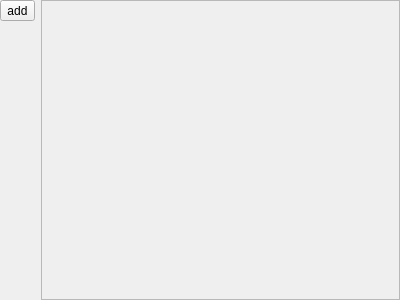
<?xml version="1.0" encoding="UTF-8"?>
<ui version="4.0">
 <class>page_interface_panels</class>
 <widget class="QWidget" name="page_interface_panels">
  <property name="geometry">
   <rect>
    <x>0</x>
    <y>0</y>
    <width>400</width>
    <height>300</height>
   </rect>
  </property>
  <property name="windowTitle">
   <string>Form</string>
  </property>
  <layout class="QHBoxLayout" name="horizontalLayout" stretch="0,0">
   <property name="leftMargin">
    <number>0</number>
   </property>
   <property name="topMargin">
    <number>0</number>
   </property>
   <property name="rightMargin">
    <number>0</number>
   </property>
   <property name="bottomMargin">
    <number>0</number>
   </property>
   <item>
    <layout class="QVBoxLayout" name="verticalLayout_5">
     <item>
      <widget class="QToolButton" name="tool_panels_add">
       <property name="text">
        <string notr="true">add</string>
       </property>
      </widget>
     </item>
     <item>
      <spacer name="verticalSpacer_3">
       <property name="orientation">
        <enum>Qt::Vertical</enum>
       </property>
       <property name="sizeHint" stdset="0">
        <size>
         <width>20</width>
         <height>40</height>
        </size>
       </property>
      </spacer>
     </item>
    </layout>
   </item>
   <item>
    <widget class="QScrollArea" name="scroll_panels">
     <property name="sizeAdjustPolicy">
      <enum>QAbstractScrollArea::AdjustToContents</enum>
     </property>
     <property name="widgetResizable">
      <bool>true</bool>
     </property>
     <property name="alignment">
      <set>Qt::AlignLeading|Qt::AlignLeft|Qt::AlignTop</set>
     </property>
     <widget class="QWidget" name="scrollAreaWidgetContents_2">
      <property name="geometry">
       <rect>
        <x>0</x>
        <y>0</y>
        <width>353</width>
        <height>298</height>
       </rect>
      </property>
     </widget>
    </widget>
   </item>
  </layout>
 </widget>
 <resources/>
 <connections/>
</ui>
